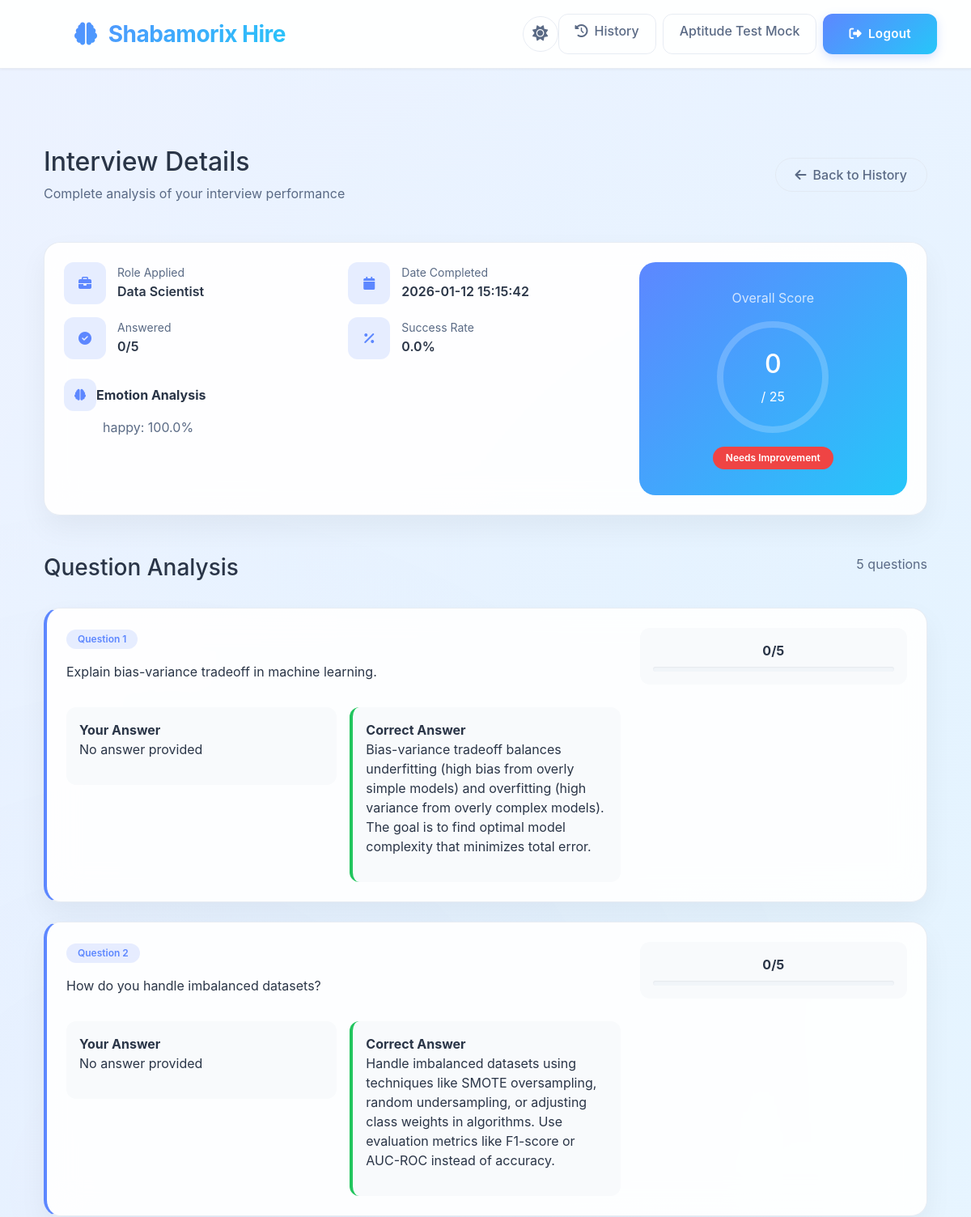
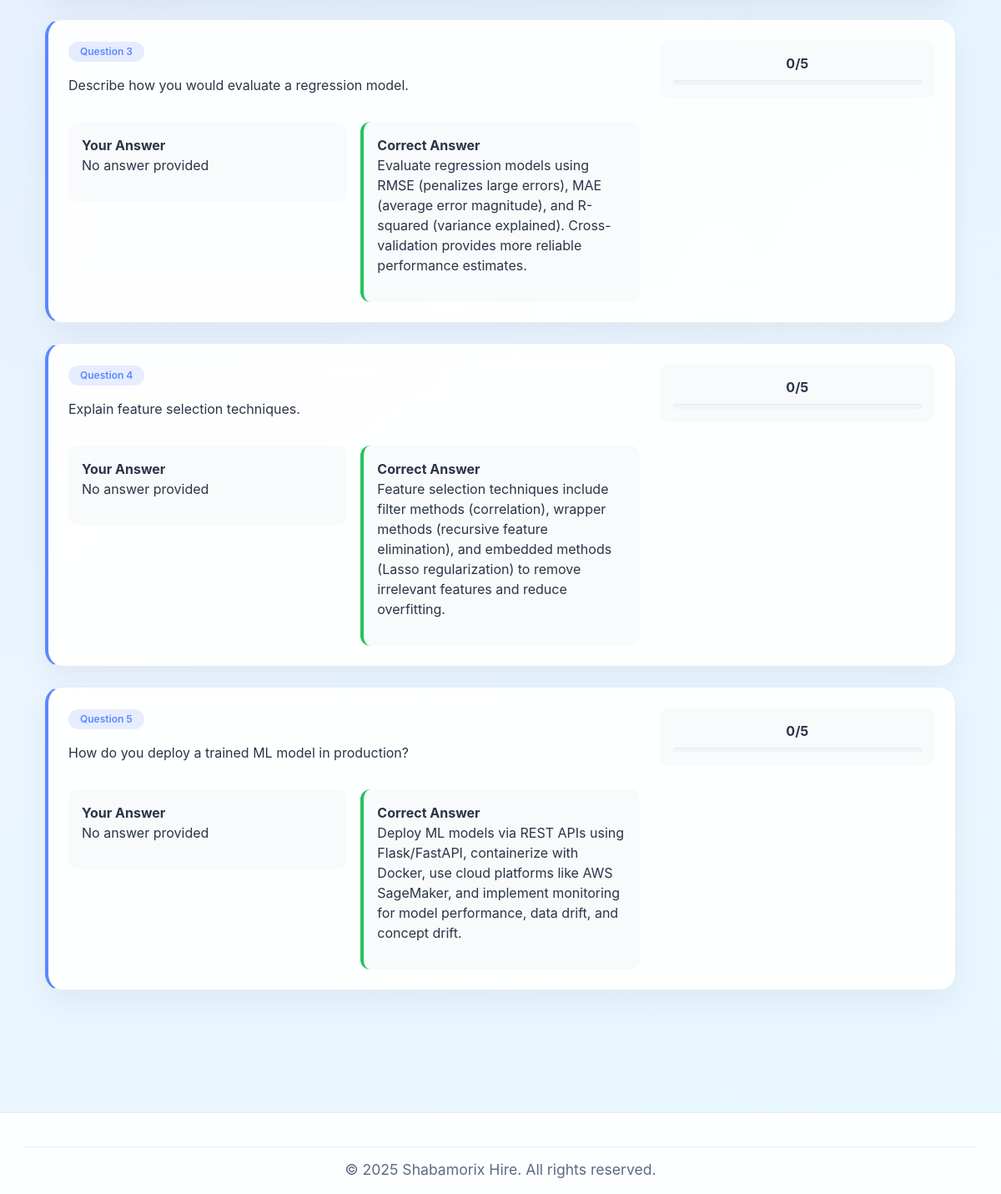
The page /interview_details/21 (signed in) on the database its author committed (2 pictures, top to bottom).
### tables this page shows
CREATE TABLE interview_results (
            id INTEGER PRIMARY KEY AUTOINCREMENT,
            username TEXT,
            role TEXT,
            total_score INTEGER,
            max_score INTEGER,
            answered_count INTEGER,
            total_questions INTEGER,
            emotion_summary TEXT,
            interview_date TIMESTAMP DEFAULT CURRENT_TIMESTAMP,
            questions TEXT,
            user_answers TEXT,
            scores TEXT
        );

### app.py (the view)
@app.route('/interview_details/<int:result_id>')
def interview_details(result_id):
    if 'username' not in session:
        return redirect(url_for('login'))
    interview = get_interview_result_by_id(result_id, session['username'])
    if not interview:
        flash('Interview not found!', 'error')
        return redirect(url_for('previous_interviews'))
    correct_answers = ROLE_ANSWERS.get(interview['role'], [])
    return render_template(
        'interview_details.html',
        interview=interview,
        result_id=result_id,
        correct_answers=correct_answers
    )

### templates/interview_details.html (shortened to what this page needs)
{% extends "base.html" %}
{% block content %}
<div class="container py-5">
    <div class="d-flex justify-content-between align-items-center mb-5">
        <div>
            <h1 class="h2 mb-2 fw-semibold" style="color: var(--text-dark);">
                Interview Details
            </h1>
            <p class="mb-0" style="color: var(--text-light);">
                Complete analysis of your interview performance
            </p>
        </div>
        <a href="{{ url_for('previous_interviews') }}" class="btn btn-outline-light px-4 py-2 rounded-pill">
            <i class="fas fa-arrow-left me-2"></i>Back to History
        </a>
    </div>
    <div class="glass-card p-4 mb-5">
        <div class="row g-4">
            <div class="col-lg-8">
                <div class="row g-3">
                    {% set percentage = (interview.total_score / interview.max_score * 100) if interview.max_score > 0
                    else 0 %}
                    <div class="col-md-6">
                        <div class="info-item">
                            <div class="icon-box">
                                <i class="fas fa-briefcase"></i>
                            </div>
                            <div>
                                <small>Role Applied</small>
                                <p>{{ interview.role }}</p>
                            </div>
                        </div>
                    </div>
                    <div class="col-md-6">
                        <div class="info-item">
                            <div class="icon-box">
                                <i class="fas fa-calendar"></i>
                            </div>
                            <div>
                                <small>Date Completed</small>
                                <p>{{ interview.interview_date }}</p>
                            </div>
                        </div>
                    </div>
                    <div class="col-md-6">
                        <div class="info-item">
                            <div class="icon-box">
                                <i class="fas fa-check-circle"></i>
                            </div>
                            <div>
                                <small>Answered</small>
                                <p>{{ interview.answered_count }}/{{ interview.total_questions }}</p>
                            </div>
                        </div>
                    </div>
                    <div class="col-md-6">
                        <div class="info-item">
                            <div class="icon-box">
                                <i class="fas fa-percentage"></i>
                            </div>
                            <div>
                                <small>Success Rate</small>
                                <p>{{ "%.1f"|format(percentage) }}%</p>
                            </div>
                        </div>
                    </div>
                </div>
                {% if interview.emotion_summary %}
                <div class="mt-4">
                    <div class="d-flex align-items-center mb-2">
                        <div class="icon-box small">
                            <i class="fas fa-brain"></i>
                        </div>
                        <strong style="color: var(--text-dark);">Emotion Analysis</strong>
                    </div>
                    <p style="color: var(--text-light);" class="ps-5 mb-0">
                        {{ interview.emotion_summary }}
                    </p>
                </div>
                {% endif %}
            </div>
            <div class="col-lg-4">
                <div class="score-card h-100 text-center">
                    <p class="opacity-75 mb-3">Overall Score</p>
                    <div class="circular-progress" data-percentage="{{ percentage }}">
                        <svg width="140" height="140">
                            <circle cx="70" cy="70" r="65" fill="none" stroke="rgba(255,255,255,0.2)"
                                stroke-width="8" />
                            <circle class="progress-ring" cx="70" cy="70" r="65" fill="none" stroke="white"
                                stroke-width="8" stroke-linecap="round" />
                        </svg>
                        <div class="score-value">
                            <h2>{{ interview.total_score }}</h2>
                            <span>/ {{ interview.max_score }}</span>
                        </div>
                    </div>
                    <div class="mt-3">
                        {% if percentage >= 85 %}
                        <span class="badge gold">Gold Performance</span>
                        {% elif percentage >= 70 %}
                        <span class="badge silver">Silver Performance</span>
                        {% elif percentage >= 50 %}
                        <span class="badge bronze">Bronze Performance</span>
                        {% else %}
                        <span class="badge danger">Needs Improvement</span>
                        {% endif %}
                    </div>
                </div>
            </div>
        </div>
    </div>
    <div class="mb-5">
        <div class="d-flex justify-content-between mb-4">
            <h3 class="fw-semibold" style="color: var(--text-dark);">
                Question Analysis
            </h3>
            <span style="color: var(--text-light);">
                {{ interview.questions|length }} questions
            </span>
        </div>
        {% for i in range(interview.questions|length) %}
        <div class="glass-card question-card mb-4" data-score="{{ interview.scores[i] }}">
            <div class="row g-4">
                <div class="col-lg-8">
                    <span class="badge question-badge">
                        Question {{ i+1 }}
                    </span>
                    <p class="mt-3 fw-semibold" style="color: var(--text-dark);">
                        {{ interview.questions[i] }}
                    </p>
                    <div class="row g-3 mt-2">
                        <div class="col-md-6">
                            <div class="answer-card">
                                <strong>Your Answer</strong>
                                <p>
                                    {{ interview.user_answers[i] if interview.user_answers[i] else "No answer provided"
                                    }}
                                </p>
                            </div>
                        </div>
                        <div class="col-md-6">
                            <div class="answer-card correct">
                                <strong>Correct Answer</strong>
                                <p>
                                    {{ correct_answers[i] if correct_answers and correct_answers[i] else "N/A" }}
                                </p>
                            </div>
                        </div>
                    </div>
                </div>
                <div class="col-lg-4">
                    <div class="feedback-card">
                        <strong>{{ interview.scores[i] }}/5</strong>
                        <div class="progress mt-2">
                        </div>
                    </div>
                </div>
            </div>
        </div>
        {% endfor %}
    </div>
</div>
{% endblock %}

### templates/base.html (style rules this page uses)
:root { --primary-color: #5D87FF; --secondary-color: #26C6F9; --accent-color: #FF9F43; --light-primary: #ECF2FF; --light-secondary: #E8F7FF; --light-accent: #FFF5EB; --text-dark: #2A3547; --text-light: #5A6A85; --white: #FFFFFF; --gray-50: #F8FAFC; --gray-100: #F1F5F9; --bg-color: #F8FAFC; --card-bg: rgba(255, 255, 255, 0.92); --navbar-bg: rgba(255, 255, 255, 0.95); --footer-bg: rgba(255, 255, 255, 0.9); --border-color: rgba(226, 232, 240, 0.8); --shadow-color: rgba(0, 0, 0, 0.05); }
body { background: linear-gradient(135deg, var(--light-primary) 0%, var(--light-secondary) 100%); min-height: 100vh; font-family: 'Inter', -apple-system, BlinkMacSystemFont, 'Segoe UI', Roboto, sans-serif; position: relative; overflow-x: hidden; color: var(--text-dark); transition: background-color 0.3s ease, color 0.3s ease; }
body::before { content: ''; position: absolute; top: 0; left: 0; width: 100%; height: 100%; background-image: radial-gradient(circle at 15% 50%, rgba(93, 135, 255, 0.03) 0px, transparent 50%), radial-gradient(circle at 85% 30%, rgba(38, 198, 249, 0.03) 0px, transparent 50%); z-index: -1; transition: opacity 0.3s ease; }
.glass-card { background: var(--card-bg); backdrop-filter: blur(20px); border-radius: 24px; border: 1px solid var(--border-color); box-shadow: 0 4px 6px -1px var(--shadow-color), 0 10px 15px -3px var(--shadow-color), inset 0 1px 0 rgba(255, 255, 255, 0.1); transition: all 0.4s cubic-bezier(0.4, 0, 0.2, 1); }
.btn-outline-light { border-radius: 12px; padding: 8px 20px; border: 1px solid var(--border-color); color: var(--text-light); font-weight: 500; transition: all 0.3s ease; background: transparent; }
.progress { height: 10px; border-radius: 10px; background: var(--gray-100); overflow: hidden; box-shadow: inset 0 1px 2px var(--shadow-color); }

### templates/interview_details.html (style rules this page uses)
.glass-card { background: var(--card-bg); border: 1px solid var(--border-color); border-radius: 20px; box-shadow: 0 15px 35px var(--shadow-color); padding: 1.5rem; }
.info-item { display: flex; gap: 14px; }
.info-item small { color: var(--text-light); }
.info-item p { color: var(--text-dark); margin: 0; font-weight: 600; }
.icon-box { width: 52px; height: 52px; border-radius: 12px; background: rgba(93, 135, 255, 0.15); display: flex; align-items: center; justify-content: center; color: var(--primary-color); }
.icon-box.small { width: 40px; height: 40px; }
.score-card { background: linear-gradient(135deg, var(--primary-color), var(--secondary-color)); color: white; border-radius: 20px; padding: 2rem; }
.circular-progress { position: relative; width: 140px; height: 140px; margin: auto; }
.score-value { position: absolute; top: 50%; left: 50%; transform: translate(-50%, -50%); }
.question-card { border-left: 4px solid var(--primary-color); }
.answer-card { background: var(--gray-50); padding: 1rem; border-radius: 12px; }
.answer-card.correct { border-left: 4px solid #22c55e; }
.feedback-card { background: var(--gray-50); padding: 1rem; border-radius: 12px; text-align: center; }
.progress { height: 6px; background: var(--gray-100); }
.badge { padding: 8px 16px; border-radius: 50px; font-weight: 600; }
.badge.danger { background: #ef4444; color: white; }
.question-badge { background: rgba(93, 135, 255, 0.15); color: var(--primary-color); padding: 6px 14px; border-radius: 999px; }

### rows shown on the page
interview_results: role "Data Scientist", interview_date "2026-01-12 15:15:42", answered_count "0", total_questions "5", emotion_summary "happy: 100.0%", total_score "0", max_score "25"

### other values the page prints
{{ "%.1f"|format(percentage) }} "0.0"
{{ interview.questions|length }} "5"
{{ i+1 }} "1" "2" "3" "4" "5"
{{ interview.questions[i] }} "Explain bias-variance tradeoff in machine learning." "How do you handle imbalanced datasets?" "Describe how you would evaluate a regression model." "Explain feature selection techniques." "How do you deploy a trained ML model in production?"
{{ interview.scores[i] }} "0" "0" "0" "0" "0"
